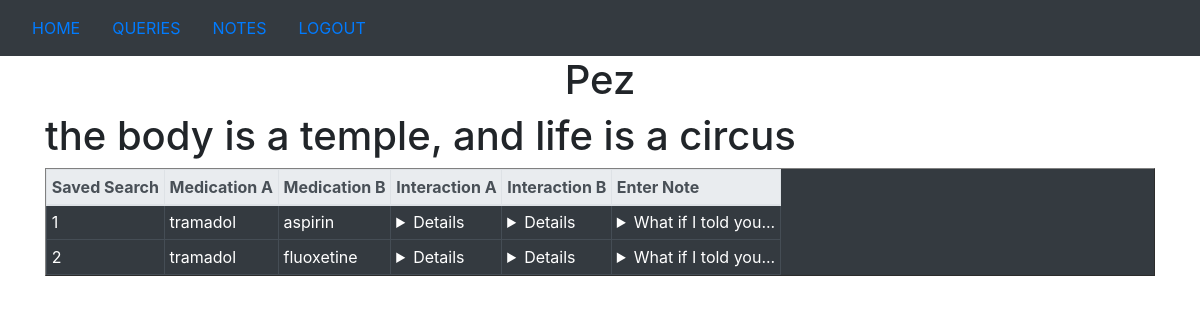
The app's page /queries (signed in), older data.
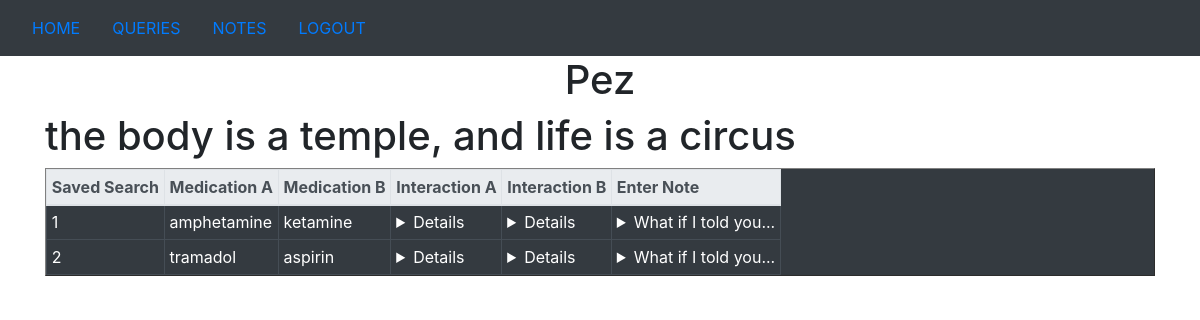
The same page, newer data.
### Website/models.py (models this page shows)
class Query(db.Model, UserMixin, SerializerMixin):
    id = db.Column(db.Integer, primary_key=True)
    medicationA = db.Column(db.String, nullable=False)
    medicationB = db.Column(db.String, nullable=True)
    interactionA = db.Column(db.String, nullable=False)
    interactionB = db.Column(db.String, nullable=True)
    user_id = db.Column(db.Integer, db.ForeignKey('user.id'))
    user = db.relationship("User", back_populates = 'queries')
    notes = db.relationship("Note", back_populates = 'queryRX')
    serialize_rules = ('-user.queries', '-note.queries')

### Website/views.py (the view, shortened to what this page needs)
@views.route("/queries", methods=["GET", "POST"])
@login_required
def checkqueries():
    note = None
    query_id = None
    if request.method == "GET":
        queries = Query.query.filter_by(user_id=current_user.id).all()
    return render_template("queries.html", user=current_user, user_id=current_user.id, note=note, queries=queries, query_id=query_id)

### Website/__init__.py (called while the page is built)
def create_app():
    app = Flask(__name__)
    app.config["SECRET_KEY"] = "catdogcatdog"
    app.config["SQLALCHEMY_DATABASE_URI"] = f"sqlite:///{MEDS_REF_DATABASE}"
    db.init_app(app)
    from .views import views
    from .auth import auth
    app.register_blueprint(views, url_prefix="/")
    app.register_blueprint(auth, url_prefix="/")
    from .models import User, Note, Query
    with app.app_context():
        db.create_all()
    login_manager = LoginManager()
    login_manager.login_view = "auth.login"
    login_manager.init_app(app)
    @login_manager.user_loader
    def load_member(id):
        return User.query.get(int(id))
    return app

### Website/templates/queries.html (shortened to what this page needs)
{% extends "base.html" %} {% block title %}queriesqueriesQUERIESqueriesqueries{% endblock %}
{% block content %}
<h1 align="center">Pez</h1>
{% if user.is_authenticated %}
<h1>the body is a temple, and life is a circus</h1>
<table class="table table-dark table-hover table-sm table-responsive" border="1">
    <thead class="thead-light">
        <tr>
            <th>Saved Search</th>
            <th>Medication A</th>
            <th>Medication B</th>
            <th>Interaction A</th>
            <th>Interaction B</th>
            <th>Enter Note</th>
        </tr>
</thead>
        <tbody class="overflow-auto">
            {% for query in queries %}
            <tr>
                <td>{{query.id}}</td>
                <td>{{query.medicationA}}</td>
            <td>{{query.medicationB}}</td>
                <td><details>{{query.interactionA}}</details></td>
            <td><details>{{query.interactionB}}</details></td>
            <td>
                <form method="POST">
                <details>
                    <summary>What if I told you...</summary>
                </details>
                </form>
            </td>
                            </tr>
            {% endfor %}
        </tbody>
    </table>
{% endif %}
{% endblock %}

### Website/templates/base.html (shortened to what this page needs)
<!DOCTYPE html>
<html lang="en">
  <head>
    <link rel="stylesheet" href="https://stackpath.bootstrapcdn.com/bootstrap/4.4.1/css/bootstrap.min.css"
    <link rel="stylesheet" href="{{ url_for('static', filename='style.css') }}" />
    <link
    rel="stylesheet"
    href="https://stackpath.bootstrapcdn.com/font-awesome/4.7.0/css/font-awesome.min.css"
    />
  </head>
  <body>
    <nav class=" navbar navbar-expand-lg navbar-dark bg-dark">
        <div class="collapse navbar-collapse" id="navbar">
            {% if user.is_authenticated %}
            <a class="nav-item nav-link" id="home" href="/">HOME</a>
            <a class="nav-item nav-link" id="saved-queries" href="/queries">QUERIES</a>
            <a class="nav-item nav-link" id="notes" href="/notes">NOTES</a>
            <a class="nav-item nav-link" id="logout" href="/logout">LOGOUT</a>
            {% else %}
            <a class="nav-item nav-link" id="login" href="/login">LOGIN</a>
            <a class="nav-item nav-link" id="signUp" href="/sign-up">SIGNUP</a>
            {% endif %}
        </div>
    </nav>
    <div class="container">
      {% block content %}
      {% endblock %}
    </div>
  </body>
</html>

Row changes from the older to the newer data that the page shows:
changed Query id 1: medicationA "tramadol" → "amphetamine"; medicationB "aspirin" → "ketamine"
changed Query "tramadol": medicationB "fluoxetine" → "aspirin"
